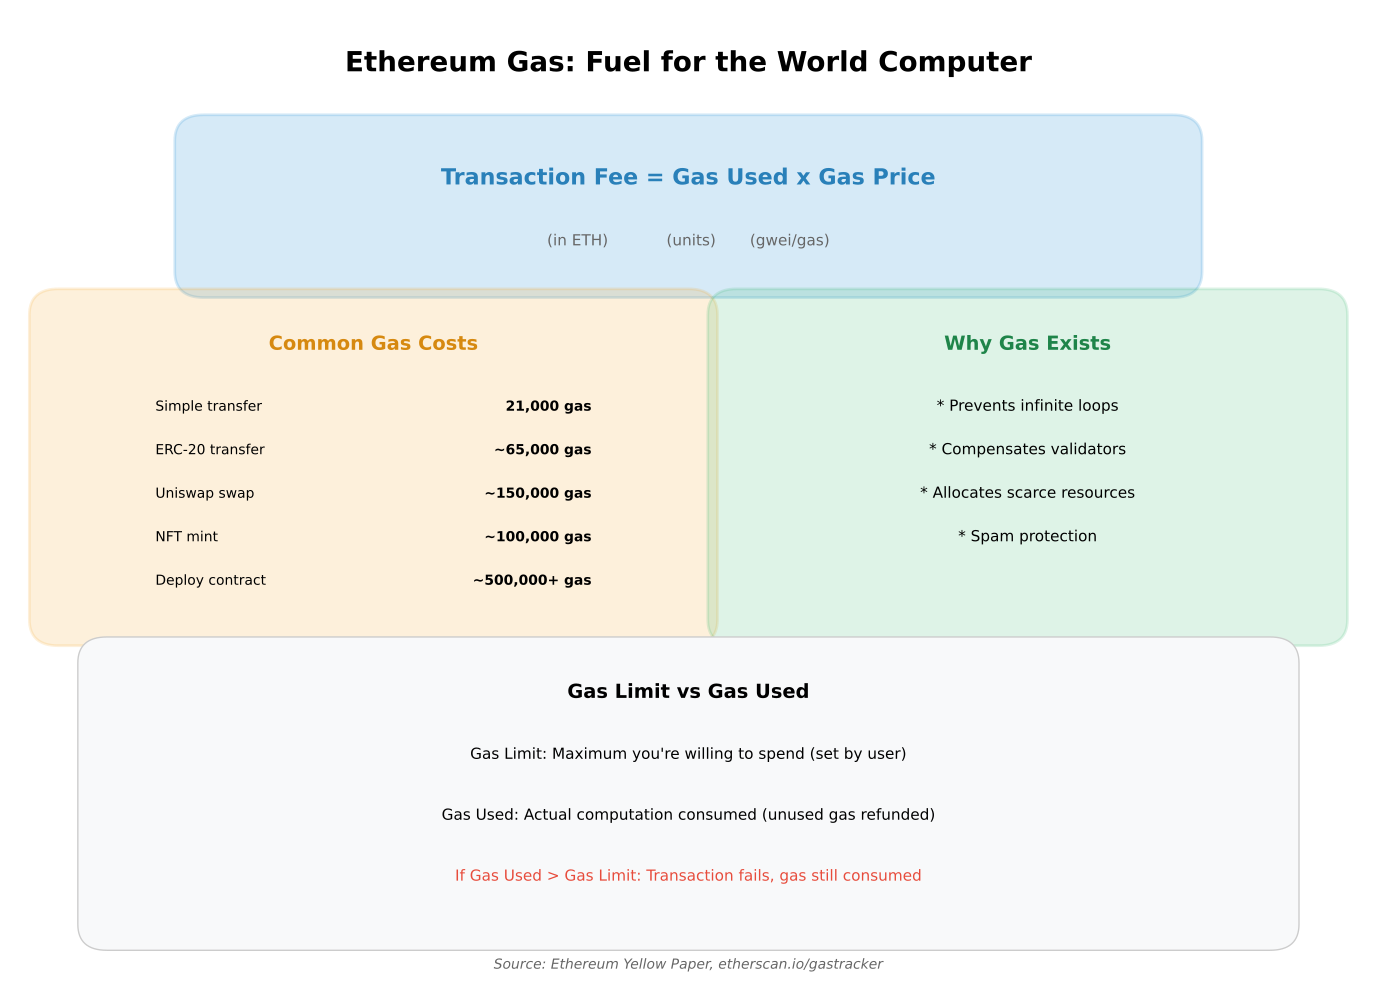

Python code for this plot:
"""
Gas Mechanism
Explains Ethereum's gas system for transaction fees

Output: gas_mechanism.pdf
Module: module_02_blockchain
Lesson: 19 - Ethereum Smart Contracts
"""

from pathlib import Path
import matplotlib.pyplot as plt
import matplotlib.patches as mpatches

CHART_METADATA = {
    'title': 'Gas Mechanism',
    'module': 'module_02_blockchain',
    'lesson': 19,
    'url': 'https://github.com/Digital-AI-Finance/digital-finance/tree/main/module_02_blockchain/figures/gas_mechanism'
}

plt.rcParams.update({'font.size': 14, 'axes.labelsize': 14})

def create_chart():
    fig, ax = plt.subplots(figsize=(14, 10))
    ax.set_xlim(0, 14)
    ax.set_ylim(0, 11)
    ax.axis('off')

    ax.text(7, 10.3, 'Ethereum Gas: Fuel for the World Computer', fontsize=20, fontweight='bold', ha='center')

    # Formula
    formula_box = mpatches.FancyBboxPatch((2, 8), 10, 1.5, boxstyle='round', facecolor='#3498DB', alpha=0.2, edgecolor='#3498DB', lw=2)
    ax.add_patch(formula_box)
    ax.text(7, 9, 'Transaction Fee = Gas Used x Gas Price', ha='center', fontsize=16, fontweight='bold', color='#2980B9')
    ax.text(7, 8.3, '(in ETH)            (units)       (gwei/gas)', ha='center', fontsize=11, color='#666')

    # Gas costs table
    costs_box = mpatches.FancyBboxPatch((0.5, 4), 6.5, 3.5, boxstyle='round', facecolor='#F39C12', alpha=0.15, edgecolor='#F39C12', lw=2)
    ax.add_patch(costs_box)
    ax.text(3.75, 7.1, 'Common Gas Costs', ha='center', fontsize=14, fontweight='bold', color='#D68910')

    operations = [
        ('Simple transfer', '21,000 gas'),
        ('ERC-20 transfer', '~65,000 gas'),
        ('Uniswap swap', '~150,000 gas'),
        ('NFT mint', '~100,000 gas'),
        ('Deploy contract', '~500,000+ gas'),
    ]
    for i, (op, cost) in enumerate(operations):
        ax.text(1.5, 6.4 - i*0.5, op, fontsize=10)
        ax.text(6, 6.4 - i*0.5, cost, fontsize=10, ha='right', fontweight='bold')

    # Why gas
    why_box = mpatches.FancyBboxPatch((7.5, 4), 6, 3.5, boxstyle='round', facecolor='#27AE60', alpha=0.15, edgecolor='#27AE60', lw=2)
    ax.add_patch(why_box)
    ax.text(10.5, 7.1, 'Why Gas Exists', ha='center', fontsize=14, fontweight='bold', color='#1E8449')

    reasons = [
        'Prevents infinite loops',
        'Compensates validators',
        'Allocates scarce resources',
        'Spam protection',
    ]
    for i, reason in enumerate(reasons):
        ax.text(10.5, 6.4 - i*0.5, f'* {reason}', ha='center', fontsize=11)

    # Gas limit vs gas used
    limit_box = mpatches.FancyBboxPatch((1, 0.5), 12, 3, boxstyle='round', facecolor='#F8F9FA', edgecolor='#CCC', lw=1)
    ax.add_patch(limit_box)
    ax.text(7, 3.1, 'Gas Limit vs Gas Used', ha='center', fontsize=14, fontweight='bold')
    ax.text(7, 2.4, 'Gas Limit: Maximum you\'re willing to spend (set by user)', ha='center', fontsize=11)
    ax.text(7, 1.7, 'Gas Used: Actual computation consumed (unused gas refunded)', ha='center', fontsize=11)
    ax.text(7, 1.0, 'If Gas Used > Gas Limit: Transaction fails, gas still consumed', ha='center', fontsize=11, color='#E74C3C')

    fig.text(0.5, 0.02, 'Source: Ethereum Yellow Paper, etherscan.io/gastracker', fontsize=10, ha='center', style='italic', color='#666666')
    plt.tight_layout()

    output_path = Path(__file__).parent / 'gas_mechanism.pdf'
    plt.savefig(output_path, format='pdf', dpi=300, bbox_inches='tight')
    plt.close()
    print(f"Chart saved to: {output_path}")
    return output_path

if __name__ == '__main__':
    create_chart()
